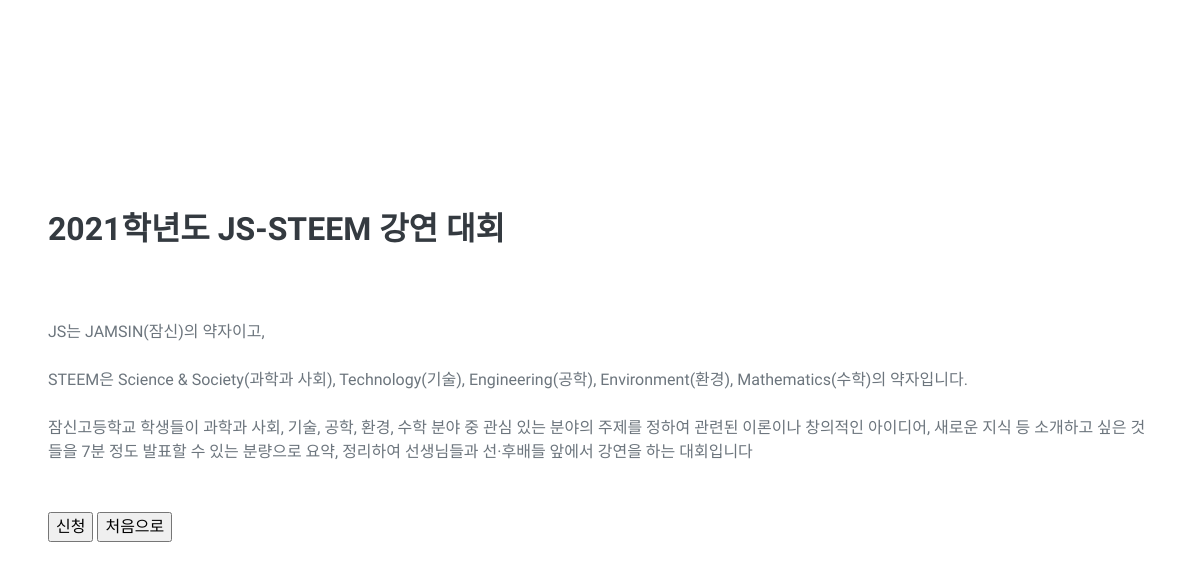
Screenshot of /polls/4/ with the database file from the repository.
### polls/models.py (models this page shows, shortened)
class Activity(models.Model):
    title = models.CharField(max_length=512, verbose_name = '활동명')
    start_date = models.DateTimeField(verbose_name ='신청 시작')
    end_date = models.DateTimeField(verbose_name = '신청 마감')
    description = models.TextField(verbose_name = '내용')
    hour = models.IntegerField(verbose_name = '부여하는 수과학 활동 시간')

### polls/views.py (the view)
# urls.py: path('<int:pk>/', views.DetailView.as_view(), name='detail'),
class DetailView(generic.DetailView):
    model = Activity
    template_name = 'polls/detail.html'
    def get_context_data(self, **kwargs):
        context = super().get_context_data(**kwargs)
        context['now'] = timezone.now()
        return context

### polls/templates/polls/detail.html (shortened to what this page needs)
{% load static %}
<!DOCTYPE html>
<html lang="en">
    <head>
        <link href="{% static 'polls/css/styles.css' %}" rel="stylesheet" />
    </head>
    <body style='padding-left:0'>
        <form action="{% url 'polls:apply' activity.id %}" method="post">
                <section class='resume-section'>
                    <div class="resume-section-content">
                        <h3 class="mb-5">{{ activity.title }}</h3>
                        <div class="mb-5">
                            <div class="flex-grow-1" >
                                <div style="word-wrap: break-word;white-space: pre-line;word-break:break-all;">
                                    {{ activity.description }}</div>
                            </div>
                            {% if activity.start_date > now %}
                            <div class="flex-shrink-0"><span class="text-primary">신청기간이 아닙니다.</span></div>
                            {% else %}
                                <br><br>
                                <input type="submit" value="신청">
                                <input type="button" value="처음으로" onclick="location.href='{% url 'polls:index' %}'">
                            {% endif %}
                        </div>
                    </div>
                </section>
        </form>
    </body>
</html>

### rows the page displays
Activity: title "2021학년도 JS-STEEM 강연 대회", description "JS는 JAMSIN(잠신)의 약자이고, STEEM은 Science & Society(과학과 사회), Technology(기술), Engineering(공학), Environment(환경), Mathematics(수학)의 약자입니다. 잠신고등학교 학생들이 과학과 사회, 기술, 공학, 환경, 수학 분야 중 관심 있는 분야의 주제를 정하여 관련된 이론이나 창의적인 아이디어, 새로운 지식 등 소개하고 싶은 것들을 7분 정도 발표할 수 있는 분량으로 요약, 정리하여 선생님들과 선·후배들 앞에서 강연을 하는 대회입니다"
